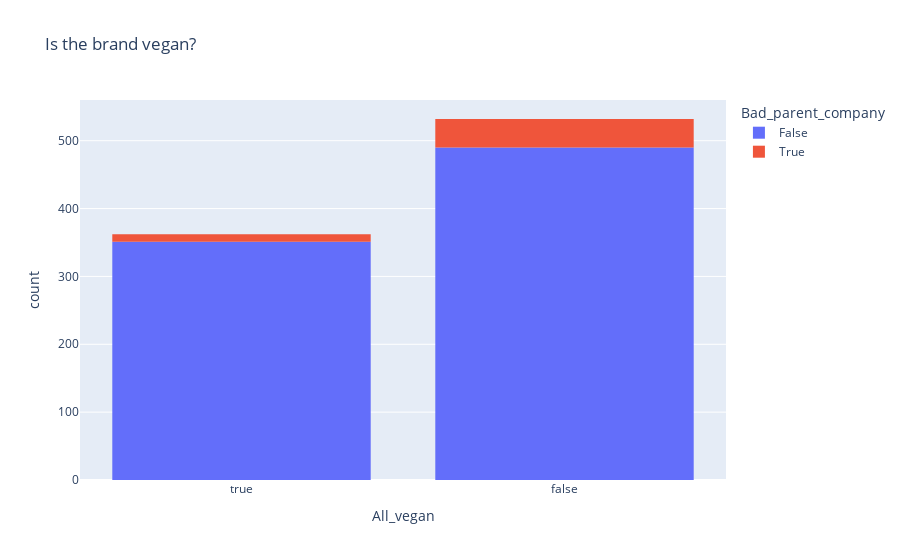

Notebook cell for this chart:
### Code cell
fig = px.histogram(brand_df, x='All_vegan', color='Bad_parent_company', category_orders={'All_vegan': [True, False]}, title='Is the brand vegan?')
fig.show();

### Figure 1 — Plotly figure (JSON) as saved in the notebook; plotly's stock layout.template omitted (floating-point values rounded to 4 significant figures; data arrays with more than 128 entries replaced by an {"elided": "..."} marker saying what was removed)
{"data": [{"alignmentgroup": "True", "bingroup": "x", "hovertemplate": "Bad_parent_company=False<br>All_vegan=%{x}<br>count=%{y}<extra></extra>", "legendgroup": "False", "marker": {"color": "#636efa", "pattern": {"shape": ""}}, "name": "False", "offsetgroup": "False", "orientation": "v", "showlegend": true, "type": "histogram", "x": {"elided": "841 bool values"}, "xaxis": "x", "yaxis": "y"}, {"alignmentgroup": "True", "bingroup": "x", "hovertemplate": "Bad_parent_company=True<br>All_vegan=%{x}<br>count=%{y}<extra></extra>", "legendgroup": "True", "marker": {"color": "#EF553B", "pattern": {"shape": ""}}, "name": "True", "offsetgroup": "True", "orientation": "v", "showlegend": true, "type": "histogram", "x": [false, false, false, false, false, false, false, false, false, true, false, false, false, true, false, false, false, true, false, false, false, true, false, false, false, true, false, true, false, true, false, false, false, false, true, false, false, true, false, false, true, false, false, false, false, false, false, false, false, false, false, false, true], "xaxis": "x", "yaxis": "y"}], "layout": {"barmode": "relative", "legend": {"title": {"text": "Bad_parent_company"}, "tracegroupgap": 0}, "title": {"text": "Is the brand vegan?"}, "xaxis": {"anchor": "y", "categoryarray": [true, false], "categoryorder": "array", "domain": [0, 1], "title": {"text": "All_vegan"}}, "yaxis": {"anchor": "x", "domain": [0, 1], "title": {"text": "count"}}}}
